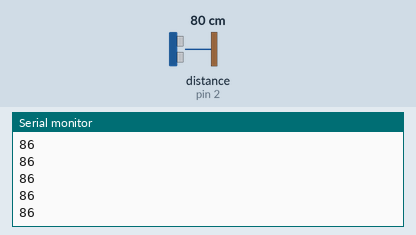
This sketch was run on a simulated Arduino Uno, built with avr-gcc and run on an emulated ATmega328P. Parts: the last lines printed to the serial monitor. Wiring (inferred from the names in the program): ultrasonic range finder: trigger pin 4; echo pin 2. Inputs (shaded band) come from the test bench; at power-on: distance to the obstacle (sensor on pin 2) 80 cm. The echo pulse lasts 58.3 µs per cm.

Above: at 1.2 s.
1.3 s: distance to the obstacle (sensor on pin 2) set to 2 cm
At 1.37 s:
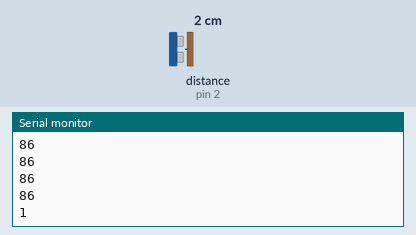
2.8 s: distance to the obstacle (sensor on pin 2) set to 4 cm
At 2.89 s:
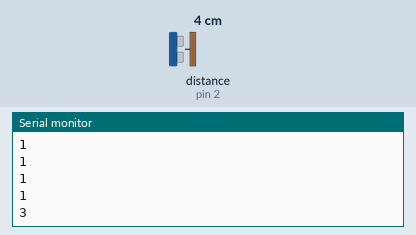
Timing chart, 0 to 5.8 s (numbered marks = the images above; inputs shaded):
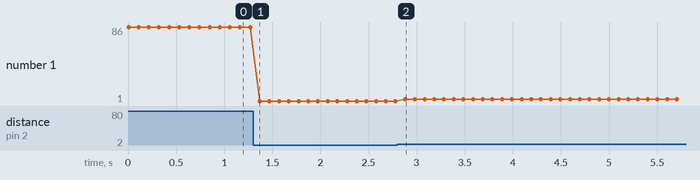

The sketch:

Ultrasonic_Sensor_Test.ino
```cpp
// sound travels 34200 per second
//serial means one after another

long duration;
long distance;
long cm;
int echoPin=2;
int trigPin=4;
void setup ()
{
  pinMode(trigPin, OUTPUT);
  pinMode(echoPin, INPUT);
  Serial.begin(9600); //9600 = baud rate
}
void loop()
{

 digitalWrite(trigPin, LOW);
 delayMicroseconds(5);
 digitalWrite (trigPin, HIGH);
 delayMicroseconds(5);
 //reset the trigger pin
 digitalWrite (trigPin,LOW);
 //store the microseconds
 duration = pulseIn(echoPin, HIGH);
 //27 microseconds per cm travelled, and it travels to and fro
 cm = duration/54;
 Serial.println (cm);
 delay(100);

}
```

Measured:
- after the input at 1.3 s, the serial monitor: prints a new line after 0.07 s (image 1)
- after the input at 2.8 s, the serial monitor: prints a new line after 0.08 s (image 2)
- plotted number 1: 86 → 1 after the input at 1.3 s, 1 → 3 after the input at 2.8 s
